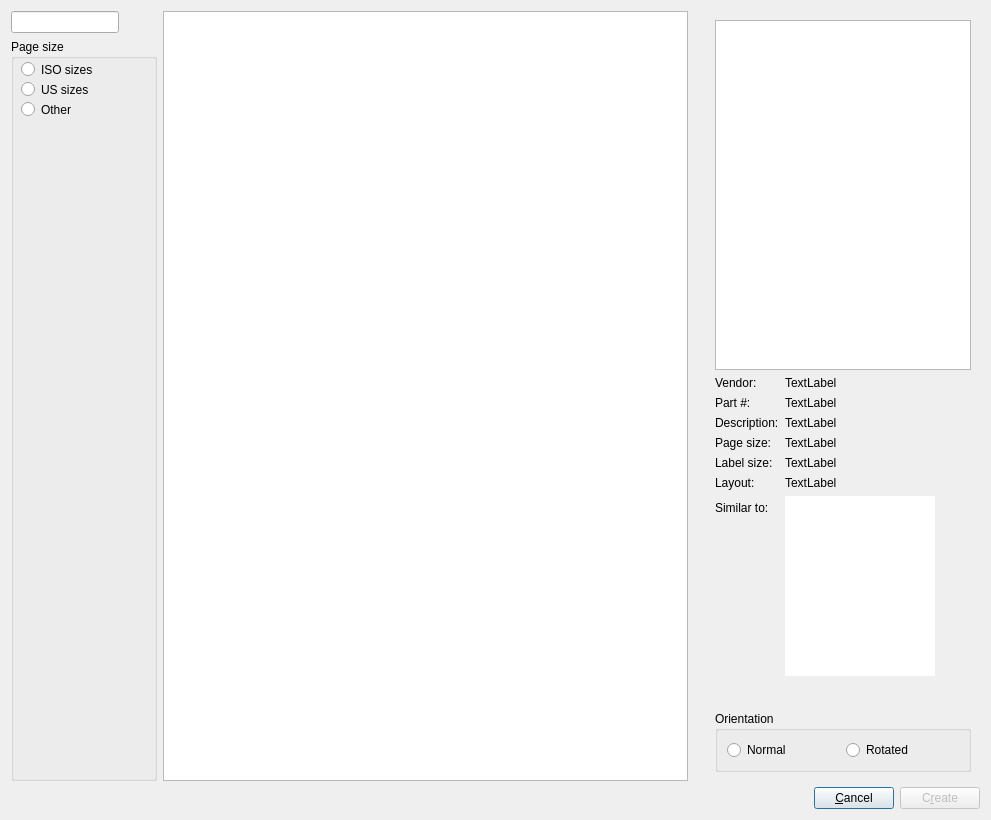
<?xml version="1.0" encoding="UTF-8"?>
<ui version="4.0">
 <class>NewLabelDialog</class>
 <widget class="QDialog" name="NewLabelDialog">
  <property name="geometry">
   <rect>
    <x>0</x>
    <y>0</y>
    <width>991</width>
    <height>820</height>
   </rect>
  </property>
  <property name="windowTitle">
   <string>Dialog</string>
  </property>
  <layout class="QHBoxLayout" name="horizontalLayout_4">
   <item>
    <layout class="QVBoxLayout" name="verticalLayout_3">
     <item>
      <layout class="QHBoxLayout" name="horizontalLayout_2">
       <item>
        <layout class="QVBoxLayout" name="verticalLayout_2">
         <item>
          <widget class="QLineEdit" name="searchEntry">
           <property name="sizePolicy">
            <sizepolicy hsizetype="Maximum" vsizetype="Fixed">
             <horstretch>0</horstretch>
             <verstretch>0</verstretch>
            </sizepolicy>
           </property>
          </widget>
         </item>
         <item>
          <widget class="QGroupBox" name="groupBox">
           <property name="sizePolicy">
            <sizepolicy hsizetype="Preferred" vsizetype="Preferred">
             <horstretch>0</horstretch>
             <verstretch>0</verstretch>
            </sizepolicy>
           </property>
           <property name="minimumSize">
            <size>
             <width>146</width>
             <height>87</height>
            </size>
           </property>
           <property name="font">
            <font>
             <pointsize>9</pointsize>
            </font>
           </property>
           <property name="autoFillBackground">
            <bool>false</bool>
           </property>
           <property name="title">
            <string>Page size</string>
           </property>
           <property name="flat">
            <bool>false</bool>
           </property>
           <property name="checkable">
            <bool>false</bool>
           </property>
           <widget class="QRadioButton" name="pageSizeIsoRadio">
            <property name="geometry">
             <rect>
              <x>10</x>
              <y>20</y>
              <width>121</width>
              <height>21</height>
             </rect>
            </property>
            <property name="font">
             <font>
              <weight>50</weight>
              <bold>false</bold>
             </font>
            </property>
            <property name="text">
             <string>ISO sizes</string>
            </property>
           </widget>
           <widget class="QRadioButton" name="pageSizeUsRadio">
            <property name="geometry">
             <rect>
              <x>10</x>
              <y>40</y>
              <width>111</width>
              <height>21</height>
             </rect>
            </property>
            <property name="font">
             <font>
              <weight>50</weight>
              <bold>false</bold>
             </font>
            </property>
            <property name="text">
             <string>US sizes</string>
            </property>
           </widget>
           <widget class="QRadioButton" name="pageSizeOtherRadio">
            <property name="geometry">
             <rect>
              <x>10</x>
              <y>60</y>
              <width>111</width>
              <height>21</height>
             </rect>
            </property>
            <property name="font">
             <font>
              <weight>50</weight>
              <bold>false</bold>
             </font>
            </property>
            <property name="text">
             <string>Other</string>
            </property>
           </widget>
          </widget>
         </item>
        </layout>
       </item>
       <item>
        <widget class="glabels::TemplatePicker" name="templatePicker">
         <property name="showDropIndicator" stdset="0">
          <bool>false</bool>
         </property>
        </widget>
       </item>
       <item>
        <widget class="QStackedWidget" name="selectionStackedWidget">
         <property name="sizePolicy">
          <sizepolicy hsizetype="Maximum" vsizetype="Preferred">
           <horstretch>0</horstretch>
           <verstretch>0</verstretch>
          </sizepolicy>
         </property>
         <property name="currentIndex">
          <number>1</number>
         </property>
         <widget class="QWidget" name="page">
          <layout class="QHBoxLayout" name="horizontalLayout_5">
           <item>
            <layout class="QVBoxLayout" name="verticalLayout_6">
             <property name="leftMargin">
              <number>12</number>
             </property>
             <property name="topMargin">
              <number>9</number>
             </property>
             <item>
              <widget class="QLabel" name="label_2">
               <property name="enabled">
                <bool>false</bool>
               </property>
               <property name="font">
                <font>
                 <pointsize>10</pointsize>
                 <weight>75</weight>
                 <bold>true</bold>
                </font>
               </property>
               <property name="text">
                <string>No selection</string>
               </property>
               <property name="alignment">
                <set>Qt::AlignCenter</set>
               </property>
              </widget>
             </item>
            </layout>
           </item>
          </layout>
         </widget>
         <widget class="QWidget" name="page_2">
          <layout class="QHBoxLayout" name="horizontalLayout_6">
           <item>
            <layout class="QVBoxLayout" name="verticalLayout_4">
             <property name="sizeConstraint">
              <enum>QLayout::SetFixedSize</enum>
             </property>
             <property name="leftMargin">
              <number>12</number>
             </property>
             <item>
              <widget class="glabels::SimplePreview" name="simplePreview">
               <property name="sizePolicy">
                <sizepolicy hsizetype="Fixed" vsizetype="Fixed">
                 <horstretch>0</horstretch>
                 <verstretch>0</verstretch>
                </sizepolicy>
               </property>
               <property name="minimumSize">
                <size>
                 <width>250</width>
                 <height>350</height>
                </size>
               </property>
               <property name="alignment">
                <set>Qt::AlignCenter</set>
               </property>
              </widget>
             </item>
             <item>
              <layout class="QFormLayout" name="formLayout">
               <property name="fieldGrowthPolicy">
                <enum>QFormLayout::AllNonFixedFieldsGrow</enum>
               </property>
               <item row="0" column="0">
                <widget class="QLabel" name="label">
                 <property name="text">
                  <string>Vendor:</string>
                 </property>
                </widget>
               </item>
               <item row="0" column="1">
                <widget class="QLabel" name="vendorLabel">
                 <property name="text">
                  <string notr="true">TextLabel</string>
                 </property>
                </widget>
               </item>
               <item row="1" column="0">
                <widget class="QLabel" name="label_3">
                 <property name="text">
                  <string>Part #:</string>
                 </property>
                </widget>
               </item>
               <item row="1" column="1">
                <widget class="QLabel" name="partLabel">
                 <property name="text">
                  <string notr="true">TextLabel</string>
                 </property>
                </widget>
               </item>
               <item row="2" column="0">
                <widget class="QLabel" name="label_5">
                 <property name="text">
                  <string>Description:</string>
                 </property>
                </widget>
               </item>
               <item row="2" column="1">
                <widget class="QLabel" name="descriptionLabel">
                 <property name="text">
                  <string notr="true">TextLabel</string>
                 </property>
                 <property name="wordWrap">
                  <bool>false</bool>
                 </property>
                </widget>
               </item>
               <item row="3" column="0">
                <widget class="QLabel" name="label_7">
                 <property name="text">
                  <string>Page size:</string>
                 </property>
                </widget>
               </item>
               <item row="3" column="1">
                <widget class="QLabel" name="pageSizeLabel">
                 <property name="text">
                  <string notr="true">TextLabel</string>
                 </property>
                </widget>
               </item>
               <item row="4" column="0">
                <widget class="QLabel" name="label_9">
                 <property name="text">
                  <string>Label size:</string>
                 </property>
                </widget>
               </item>
               <item row="4" column="1">
                <widget class="QLabel" name="labelSizeLabel">
                 <property name="text">
                  <string notr="true">TextLabel</string>
                 </property>
                </widget>
               </item>
               <item row="5" column="0">
                <widget class="QLabel" name="label_11">
                 <property name="text">
                  <string>Layout:</string>
                 </property>
                </widget>
               </item>
               <item row="5" column="1">
                <widget class="QLabel" name="layoutLabel">
                 <property name="text">
                  <string notr="true">TextLabel</string>
                 </property>
                </widget>
               </item>
               <item row="6" column="0">
                <widget class="QLabel" name="similarLabel">
                 <property name="text">
                  <string>Similar to:</string>
                 </property>
                </widget>
               </item>
               <item row="6" column="1">
                <widget class="QTextBrowser" name="similarBrowser">
                 <property name="sizePolicy">
                  <sizepolicy hsizetype="Fixed" vsizetype="Expanding">
                   <horstretch>0</horstretch>
                   <verstretch>0</verstretch>
                  </sizepolicy>
                 </property>
                 <property name="maximumSize">
                  <size>
                   <width>150</width>
                   <height>16777215</height>
                  </size>
                 </property>
                 <property name="acceptDrops">
                  <bool>false</bool>
                 </property>
                 <property name="autoFillBackground">
                  <bool>false</bool>
                 </property>
                 <property name="frameShape">
                  <enum>QFrame::NoFrame</enum>
                 </property>
                 <property name="openLinks">
                  <bool>false</bool>
                 </property>
                </widget>
               </item>
              </layout>
             </item>
             <item>
              <spacer name="verticalSpacer">
               <property name="orientation">
                <enum>Qt::Vertical</enum>
               </property>
               <property name="sizeHint" stdset="0">
                <size>
                 <width>20</width>
                 <height>40</height>
                </size>
               </property>
              </spacer>
             </item>
             <item>
              <widget class="QGroupBox" name="orientationGroupBox">
               <property name="sizePolicy">
                <sizepolicy hsizetype="Preferred" vsizetype="Maximum">
                 <horstretch>0</horstretch>
                 <verstretch>0</verstretch>
                </sizepolicy>
               </property>
               <property name="title">
                <string>Orientation</string>
               </property>
               <layout class="QVBoxLayout" name="verticalLayout">
                <item>
                 <layout class="QHBoxLayout" name="horizontalLayout_3">
                  <item>
                   <widget class="QRadioButton" name="orientationNormalRadio">
                    <property name="sizePolicy">
                     <sizepolicy hsizetype="Minimum" vsizetype="Fixed">
                      <horstretch>0</horstretch>
                      <verstretch>0</verstretch>
                     </sizepolicy>
                    </property>
                    <property name="text">
                     <string>Normal</string>
                    </property>
                   </widget>
                  </item>
                  <item>
                   <widget class="QRadioButton" name="orientationRotatedRadio">
                    <property name="sizePolicy">
                     <sizepolicy hsizetype="Minimum" vsizetype="Fixed">
                      <horstretch>0</horstretch>
                      <verstretch>0</verstretch>
                     </sizepolicy>
                    </property>
                    <property name="text">
                     <string>Rotated</string>
                    </property>
                   </widget>
                  </item>
                 </layout>
                </item>
               </layout>
               <zorder>orientationNormalRadio</zorder>
               <zorder>orientationRotatedRadio</zorder>
               <zorder>orientationNormalRadio</zorder>
              </widget>
             </item>
            </layout>
           </item>
          </layout>
         </widget>
        </widget>
       </item>
      </layout>
     </item>
     <item>
      <layout class="QHBoxLayout" name="horizontalLayout">
       <item>
        <spacer name="horizontalSpacer">
         <property name="orientation">
          <enum>Qt::Horizontal</enum>
         </property>
         <property name="sizeHint" stdset="0">
          <size>
           <width>40</width>
           <height>20</height>
          </size>
         </property>
        </spacer>
       </item>
       <item>
        <widget class="QPushButton" name="cancelButton">
         <property name="text">
          <string>&amp;Cancel</string>
         </property>
        </widget>
       </item>
       <item>
        <widget class="QPushButton" name="createButton">
         <property name="enabled">
          <bool>false</bool>
         </property>
         <property name="text">
          <string>C&amp;reate</string>
         </property>
        </widget>
       </item>
      </layout>
     </item>
    </layout>
   </item>
  </layout>
 </widget>
 <customwidgets>
  <customwidget>
   <class>glabels::TemplatePicker</class>
   <extends>QListWidget</extends>
   <header>TemplatePicker.h</header>
  </customwidget>
  <customwidget>
   <class>glabels::SimplePreview</class>
   <extends>QGraphicsView</extends>
   <header>SimplePreview.h</header>
  </customwidget>
 </customwidgets>
 <resources/>
 <connections/>
</ui>
